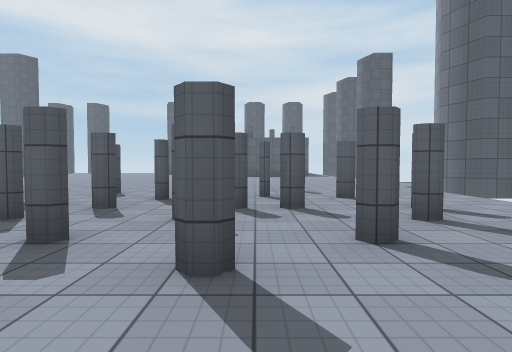
[1] (above)

24 first-person views from a walk through a 3-D level made in the Unity game engine. The camera is 1.3 m above the floor, tilts 2° down and sees 80° across. The floor is counted in squares, 2 m on a side. Each view is taken from the middle of a square. On the plan, view 1 faces up. The plan holds only what a view shows up to about 10 squares ahead; the rest is blank. The place goes on beyond the plan. Some animated figures are left out. Surface patterns are stand-ins for the level's own textures.

[2]
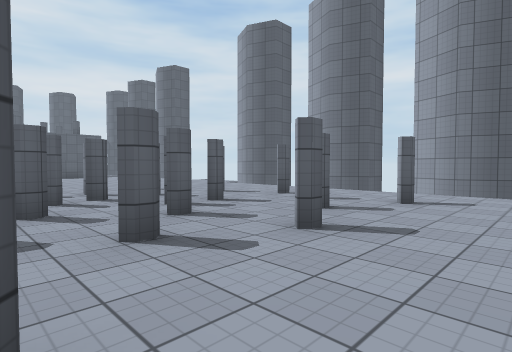

[3]
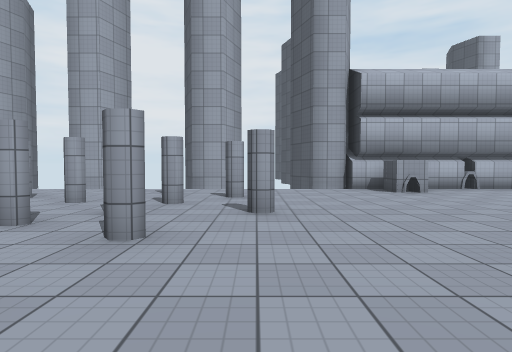

[4]
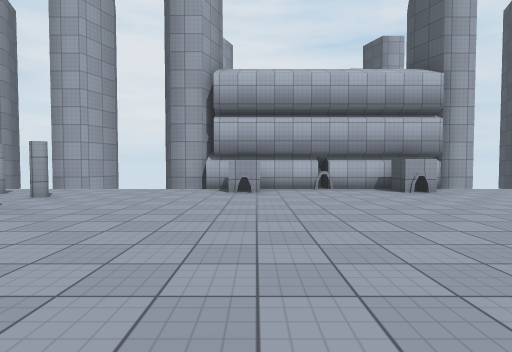

[5]
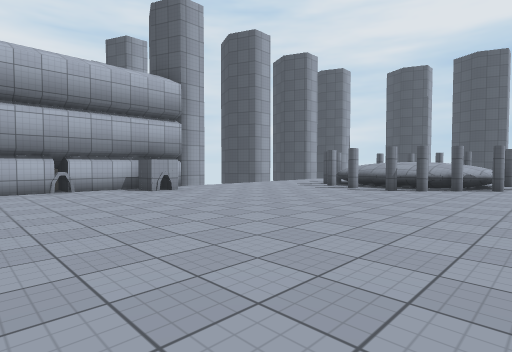

[6]
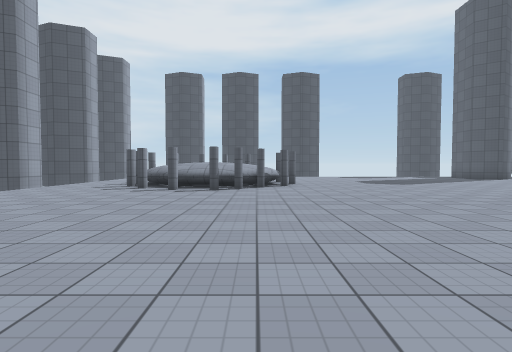

[7]
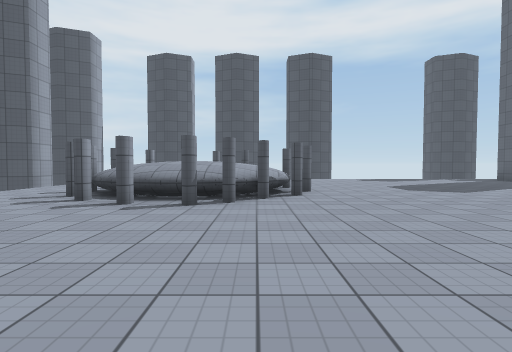

[8]
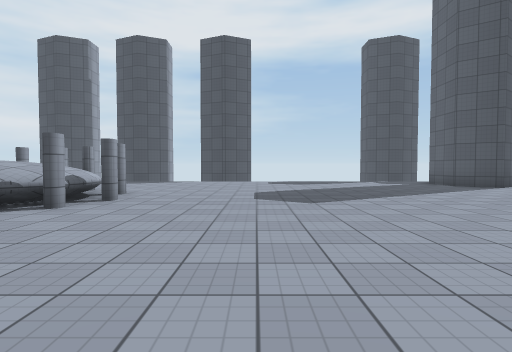

[9]
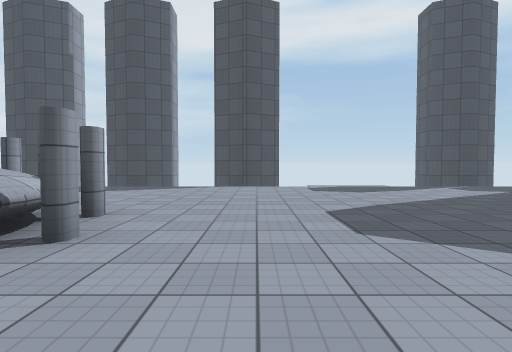

[10]
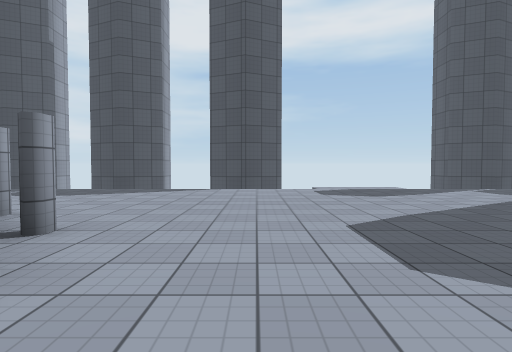

[11]
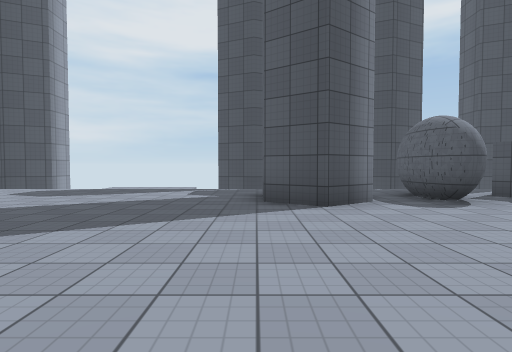

[12]
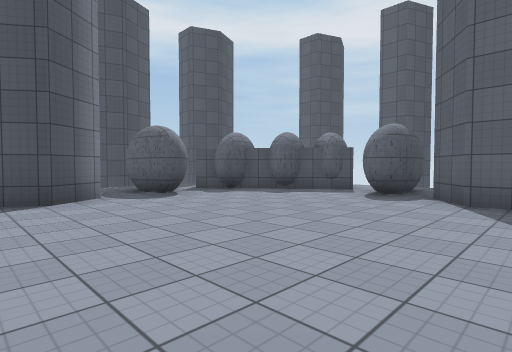

[13]
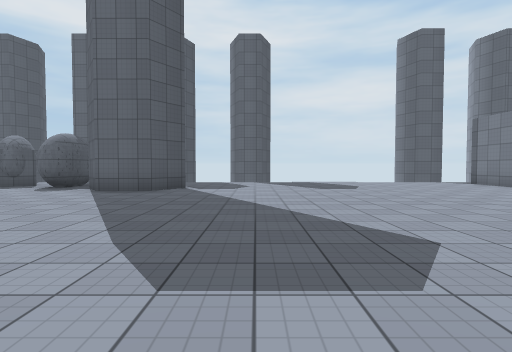

[14]
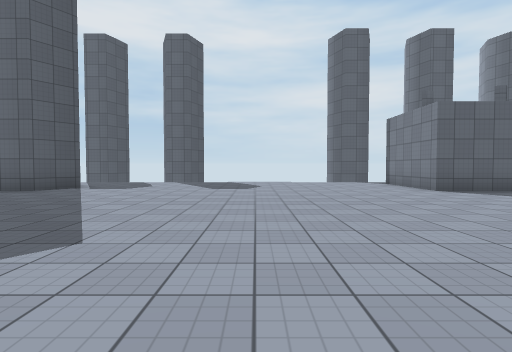

[15]
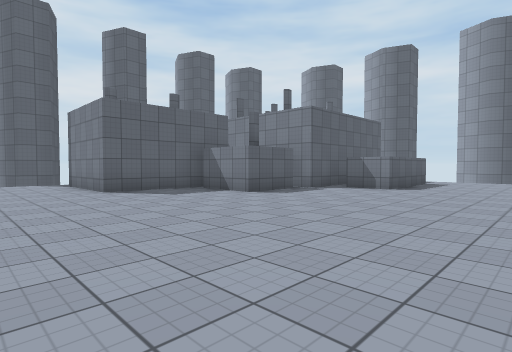

[16]
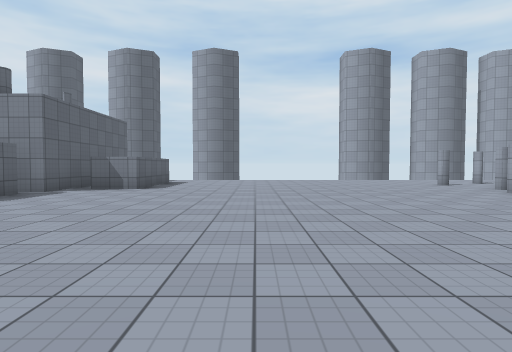

[17]
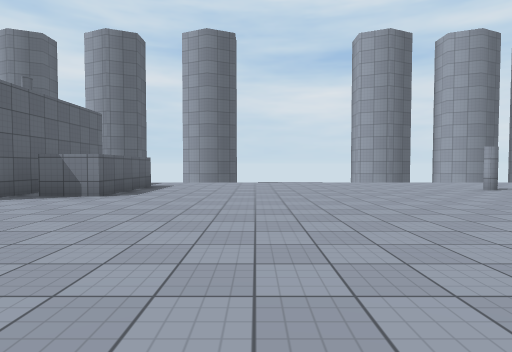

[18]
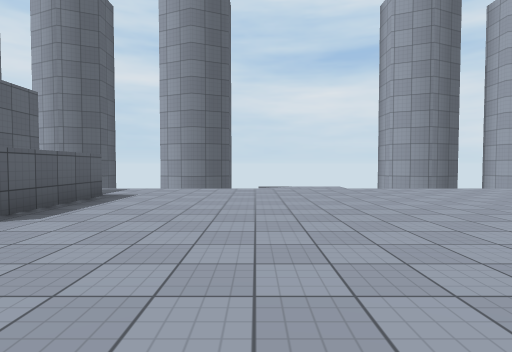

[19]
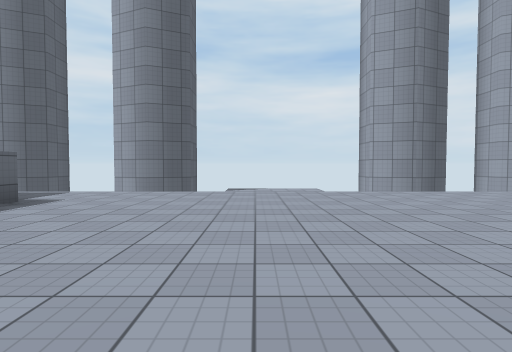

[20]
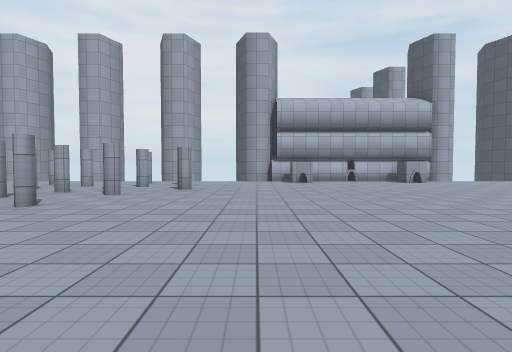

[21]
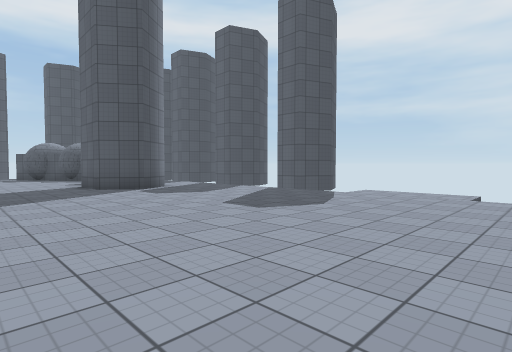

[22]
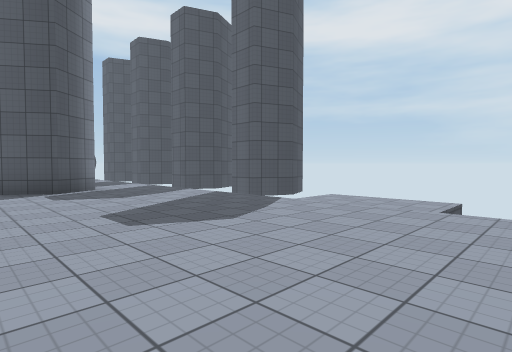

[23]
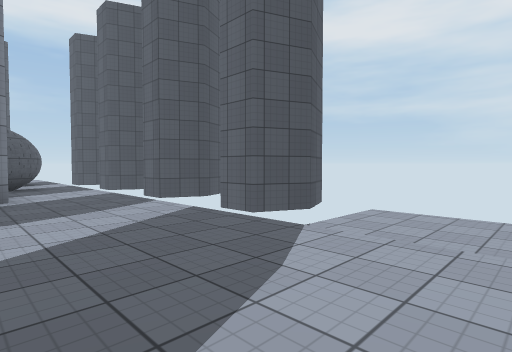

[24]
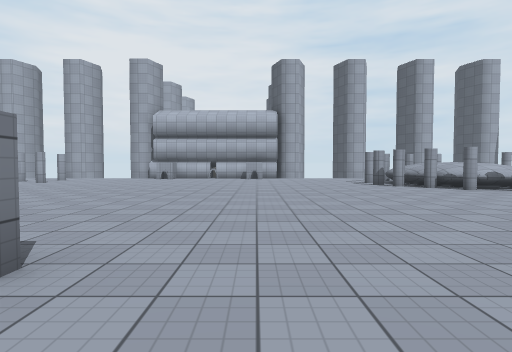

### Floor plan
Key: @ floor where view 1 was taken; # wall or solid block; x gap in a wall; . main floor; - floor 0.25 m lower than the main floor; ^ raised ledge; O other object.
Columns run from 27 left of view 1 to 5 right of it. Each row starts with its distance up from view 1.
 29               #
 28               #---
 27          ##    ---
 26                --- ##
 25      #................
 24      ###.............#
 23     ##.#.##..........#
 22    ##....##..........####
 21    #....................#
 20 #. #....................#####   #
 19 #..x........................    #
 18    #.......................###..
 17 #  ##...........................#
 16 #...............................#
 15 #........   ....................#
 14  .........   .... ..............
 13  .......... ....#  .............
 12  .................  ............
 11  ................. .............
 10 #...............................#
  9 #...............................#
  8 #........................#..#...#
  7  .....#^#................##.....
  6 #....#^^^^...............###.#..#
  5 #....# ^^^#................#..#.#
  4 #... #  ^^#...........###.#..#..#
  3 #..  #  ^^...............#..#...#
  2 #     #^^.............#....#..#.#
  1 #      .................#.......#
  0       ........O...O........@..
 -1      ## ##  ########## ## ##

Where each view was taken, in squares from view 1:
view 1: 0 up, 0 right, facing up
view 2: 0 up, 3 left, facing up-right
view 3: 8 up, 5 left, facing down
view 4: 8 up, 9 left, facing down
view 5: 8 up, 9 left, facing down-left
view 6: 6 up, 9 left, facing left
view 7: 6 up, 12 left, facing left
view 8: 10 up, 14 left, facing left
view 9: 9 up, 17 left, facing left
view 10: 9 up, 18 left, facing left
view 11: 16 up, 18 left, facing left
view 12: 16 up, 17 left, facing up-left
view 13: 14 up, 14 left, facing up
view 14: 14 up, 11 left, facing up
view 15: 14 up, 9 left, facing up-right
view 16: 14 up, 9 left, facing right
view 17: 14 up, 7 left, facing right
view 18: 14 up, 4 left, facing right
view 19: 13 up, 3 left, facing right
view 20: 12 up, 7 left, facing down
view 21: 19 up, 8 left, facing up-left
view 22: 21 up, 8 left, facing up-left
view 23: 23 up, 10 left, facing up-left
view 24: 15 up, 13 left, facing down
